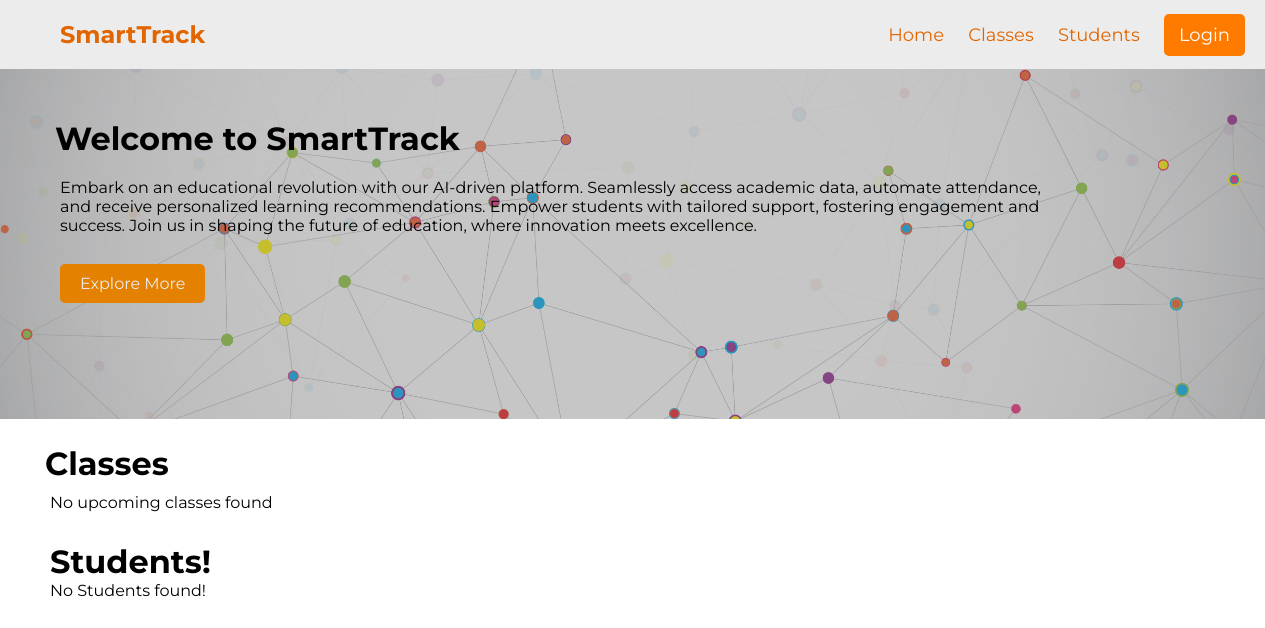
/website/index.php, run on an earlier commit of the app's database.
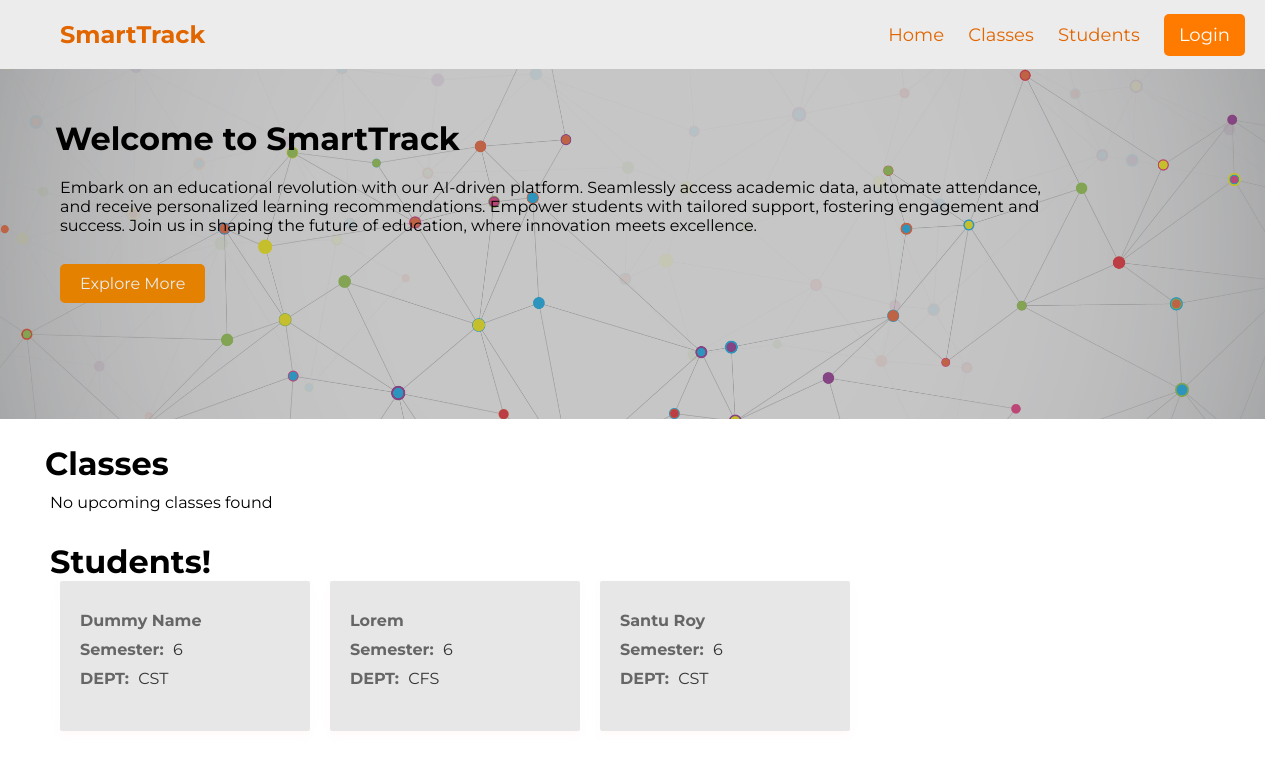
And on a later commit of the database.
### tables this page shows
CREATE TABLE `student_info` (
  `id` int NOT NULL,
  `email` varchar(255) NOT NULL,
  `password` varchar(9999) NOT NULL,
  `name` varchar(255) NOT NULL,
  `semester` varchar(25) NOT NULL,
  `department` varchar(255) NOT NULL,
  `registration_number` varchar(255) NOT NULL,
  `photos` mediumtext
);

### website/index.php (the view, shortened to what this page needs)
<?php if(isset($_COOKIE['user_email']) && isset($_COOKIE['user_password'])){
    include './connection-files/db_classes_conn.php';
    $mail = $_COOKIE['user_email'];
    $sql = "SELECT * FROM student_info WHERE email = '$mail'";
    $result = mysqli_query($conn, $sql);
    if ($result && mysqli_num_rows($result) > 0) {
        $row = mysqli_fetch_assoc($result);
        $dept = $row['department'];
    } else {
        $name = "Name not found";
    }
    mysqli_close($conn);
}else{
    $dept = [];
}
?>
<!DOCTYPE html>
<html lang="en">
<head>
    <link rel="stylesheet" href="css/index.css">
</head>
<body>
    <header>
        <div class="nav">
            <h1>SmartTrack</h1>
            <div class="nav-items">
                <ul>
                    <li><a href="">Home</a></li>
                    <li><a href="#classes">Classes</a></li>
                    <li><a href="#students">Students</a></li>
                    <?php
                    if(!isset($_COOKIE['user_email']) || !isset($_COOKIE['user_password'])) {
                        echo '<li><a href="./login.php" id="btn-profile">Login</a></li>';
                    }else{
                        echo '<li><a href="./profile.php" id="btn-profile">Profile</a></li>';
                    }
                    ?>
                </ul>
                </div>
            </div>
    </header>
    <div class="slider">
        <div class="slider-warper">
            <h1 class="notes">Welcome to SmartTrack</h1>
        <p class="notes-text">Embark on an educational revolution with our AI-driven platform. Seamlessly access academic data, automate attendance, and receive personalized learning recommendations. Empower students with tailored support, fostering engagement and success. Join us in shaping the future of education, where innovation meets excellence.</p>
        <br>
        <a href="#classes">Explore More</a>
        </div>
    </div>
    <div class="classes" id="classes">
        <h1 class="classes-head">
            Classes
        </h1>
        <div class="classes-container">
        <?php
include './connection-files/db_classes_conn.php';
$currentDateTime = date('Y-m-d H:i:s');
if(!$dept){
    $sql = "SELECT * FROM classes WHERE end_time > '$currentDateTime'";
}else{
    $sql = "SELECT * FROM classes WHERE end_time > '$currentDateTime' and DEPT = '$dept'";
}
$result = mysqli_query($conn, $sql);
if (mysqli_num_rows($result) > 0) {
    while ($row = mysqli_fetch_assoc($result)) {
        echo '<a href="class.php?id=' . $row['id'] . '" class="card">';
        echo '<p><span>'. $row['topic'] . '</span> </p>';
        echo '<p><span>DEPT:</span> ' . $row['DEPT'] . '</p>';
        echo '</a>';
    }
} else {
    echo '<p>No upcoming classes found</p>';
}
?>
        </div>
    <div class="students-container">
        <h1 class="students-head" id="students">Students!</h1>
        <div class="student-details">
        <?php
include './connection-files/db_classes_conn.php';
if(!$dept){
    $sql = "SELECT * FROM student_info";
}else{
    $sql = "SELECT * FROM student_info WHERE department = '$dept' and email != '$mail'";
}
$result = mysqli_query($conn, $sql);
if (mysqli_num_rows($result) > 0) {
    while ($row = mysqli_fetch_assoc($result)) {
        echo '<a href="student.php?id=' . $row['id'] . '" class="card">';
        echo '<p><span>'. $row['name'] . '</span> </p>';
        echo '<p><span>Semester:</span> ' . $row['semester'] . '</p>';
        echo '<p><span>DEPT:</span> ' . $row['department'] . '</p>';
        echo '</a>';
    }
} else {
    echo '<p>No Students found!</p>';
}
?>
        </div>
    </div>
    </body>
</html>

What changed in the data, as far as the page shows it:
added student_info: name "Dummy Name", semester "6", department "CST"
added student_info: name "Lorem", semester "6", department "CFS"
added student_info: name "Santu Roy", semester "6", department "CST"
Also different on the page:
text no longer shown: "No Students found!"
